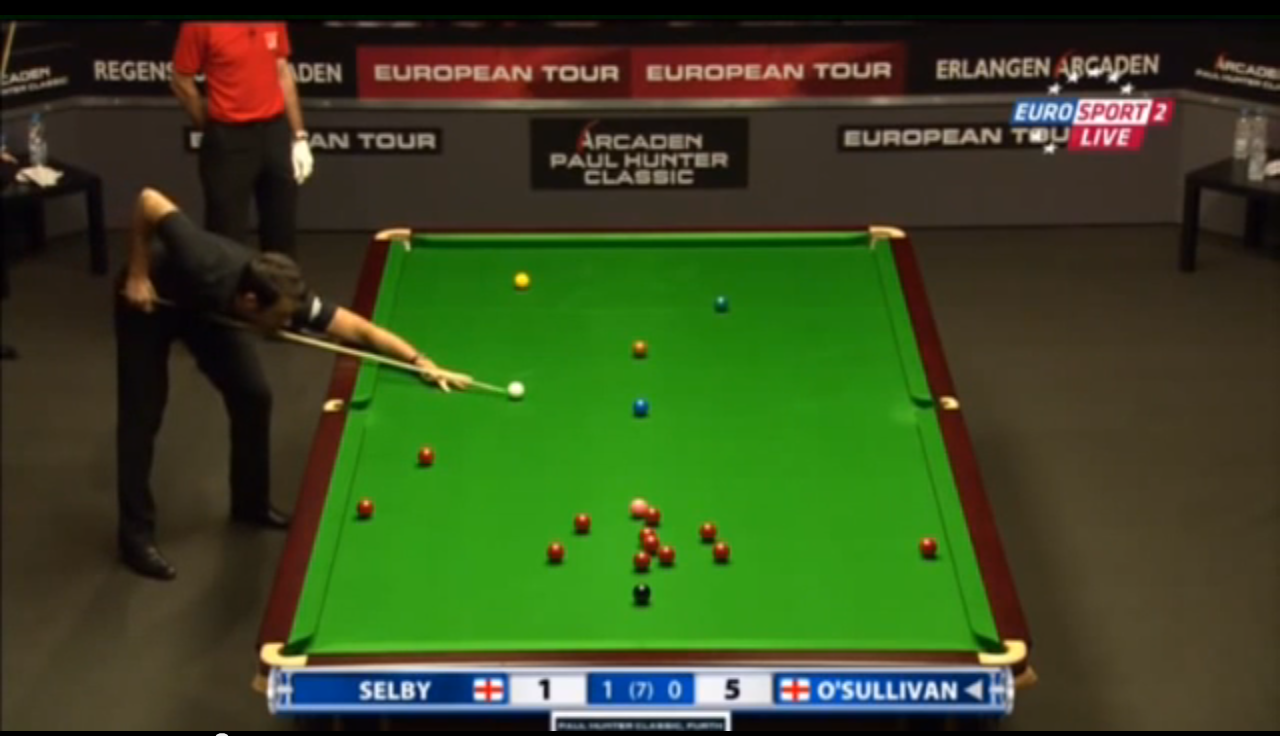
%> input picture res/table_test-6.png, 1280 x 736 px
$ octave playground_green_ball_kanten.m   (GNU Octave 9; MATLAB toolbox functions it lacks are replaced by stand-ins)
%> lines starting %> are read from the running program, lines starting %| are printed output that depends on the picture; in (x1, y1, x2, y2) boxes, pixels count from 0 and x2, y2 are one past the last pixel; in counts of white or black regions, pixels touching at a corner belong together; the program's own positions count from 1
%> further down, img is the input picture: size 736x1280x3 uint8; mean R, G, B 58.3, 73.6, 33.7
### table_mask.m
function [ result ] = table_mask( input )
%TABLE_MASK makes a binary mask for a pool or snooker table
%   @author Maximilian Irro

%create color transformation structure
cform = makecform('srgb2lab');

% transform into L*a*b color space
input_lab = applycform(input, cform);
%> input_lab: size 736x1280x3 uint8; mean of channels 1, 2, 3 75.6, 120.1, 147.9

% extract the red-green chroma component
rg_chroma = input_lab(:,:,2);
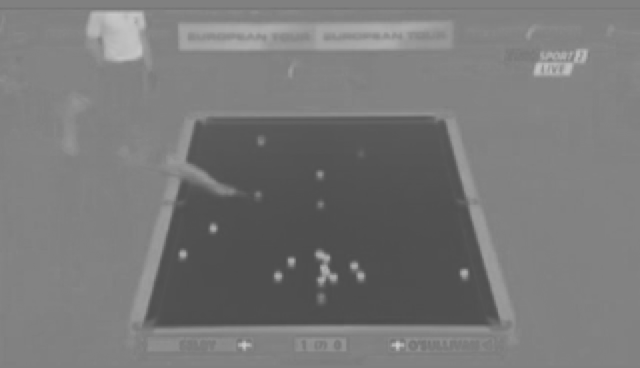
%> rg_chroma: size 736x1280 uint8 (shown at 1/2 size); min 76, max 204, mean 120.1

% make a binary image
THRESHOLD = 0.45;
BW = im2bw(rg_chroma, THRESHOLD);
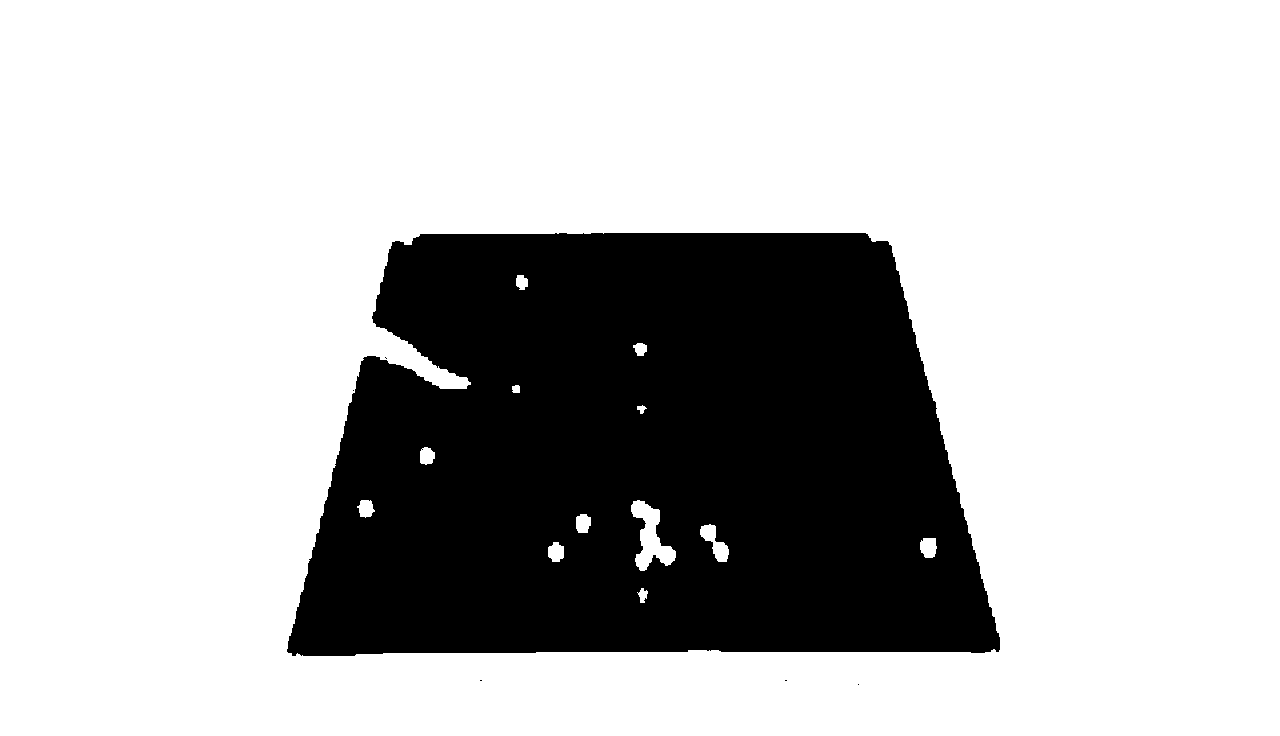
%> BW: size 736x1280 logical; 73.8% white; 6 black regions (5 under 20 px), largest, box (x1, y1, x2, y2) and area: (287, 233, 1000, 656) 246823

% now everything except the table is 1,
% but we need this the other way around
BW_inv = imcomplement(BW);

% fill all holes in the segmented table
% holes are balls (mind the bad dirty joke!)
BW_filled = imfill(BW_inv, 'holes');
%> BW_filled: size 736x1280 logical; 26.6% white; 6 white regions (5 under 20 px), largest, box (x1, y1, x2, y2) and area: (287, 233, 1000, 656) 250525

BW_filled = bwmorph(BW_filled,'thin',5);
%> BW_filled: size 736x1280 logical; 25.4% white; 6 white regions (5 under 20 px), largest, box (x1, y1, x2, y2) and area: (290, 238, 997, 655) 239489

% convert it to uint8 to make it compatible with an image
mask = uint8(BW_filled);

% replicate the matrix 3 times, to combine it with a color image
mask3 = repmat( mask, [1 1 3]);

% return only the game table
result = mask3;

end

### deprecated/playground_green_ball_kanten.m
path = ['res',filesep,'table_test-6.png'];
img = imread(path);
mask = table_mask(img);
masked_img = img .* mask;
im_gray = rgb2gray(masked_img);

%kernel = [10,9,10,0,0,0,-10,-9,-10];
%kernel = [ 15,10,10; 0,0,0; -15,-10,-15 ];


%kernel = [ 0,0,2,0,0,; 0,2,0,2,0; -1,0,0,0,-1; 0,-2,0,-2,0; 0,0,-2,0,0];
kernel = [ 0,-2,-2,-2,0; -2,0,0,0,-2; 2,0,0,0,2; 2,0,0,0,2; 0,-2,-2,-2,0];

im_gradient = imfilter(im_gray, kernel);

imshow(im_gradient)

h = fspecial('gaussian');
im_gradient = imfilter(im_gradient, h);
imshow(im_gradient)

im_bw = im2bw(im_gradient);
%> im_bw: size 736x1280 logical; 0.11% white in thin lines or dots, all inside (x1, y1, x2, y2) = (291, 238, 997, 685)
imshow(im_bw)

im_thickend = bwmorph(im_bw,'thicken',6);
%> im_thickend: size 736x1280 logical; 1.5% white; 155 white regions (14 under 20 px), largest, box (x1, y1, x2, y2) and area: (591, 232, 861, 245) 3465, (417, 233, 554, 246) 1730, (436, 388, 471, 401) 371
imshow(im_thickend)

[centers, radii] = imfindcircles(im_thickend,[10 15], 'ObjectPolarity','bright', 'Sensitivity',0.93);
%> centers = [481.6 680.6; 786.6 680.6; 859 684.6; 332.7 491.7; 387.7 280.9; 437.9 367; 941.8 441.9; 454 395.1; 638.1 239.8]; radii = [10.24; 10.24; 10.24; 10.24; 12.56; 10.24; 10; 14.33; 10]
%h = viscircles(centers,radii);

% Jetzt erzeugen wir eine neue Maske aus den erkannten Punkten.
ball_mask = zeros(size(im_gray));
for i=1:size(radii)
    cx = round(centers(i,2));
    cy = round(centers(i,1));
    %radius = radii(i);
    ball_mask(cx,cy) = 1;
end
%> this loop made 9 passes
%> (cx, cy) on passes 1 to 8: (681, 482), (681, 787), (685, 859), (492, 333), (281, 388), (367, 438), (442, 942), (395, 454)
%> ball_mask: size 736x1280 double; values 0 (black) and 1 (white), 0% white in thin lines or dots, all inside (x1, y1, x2, y2) = (332, 239, 942, 685)

ball_mask = bwmorph(ball_mask,'thicken',15);
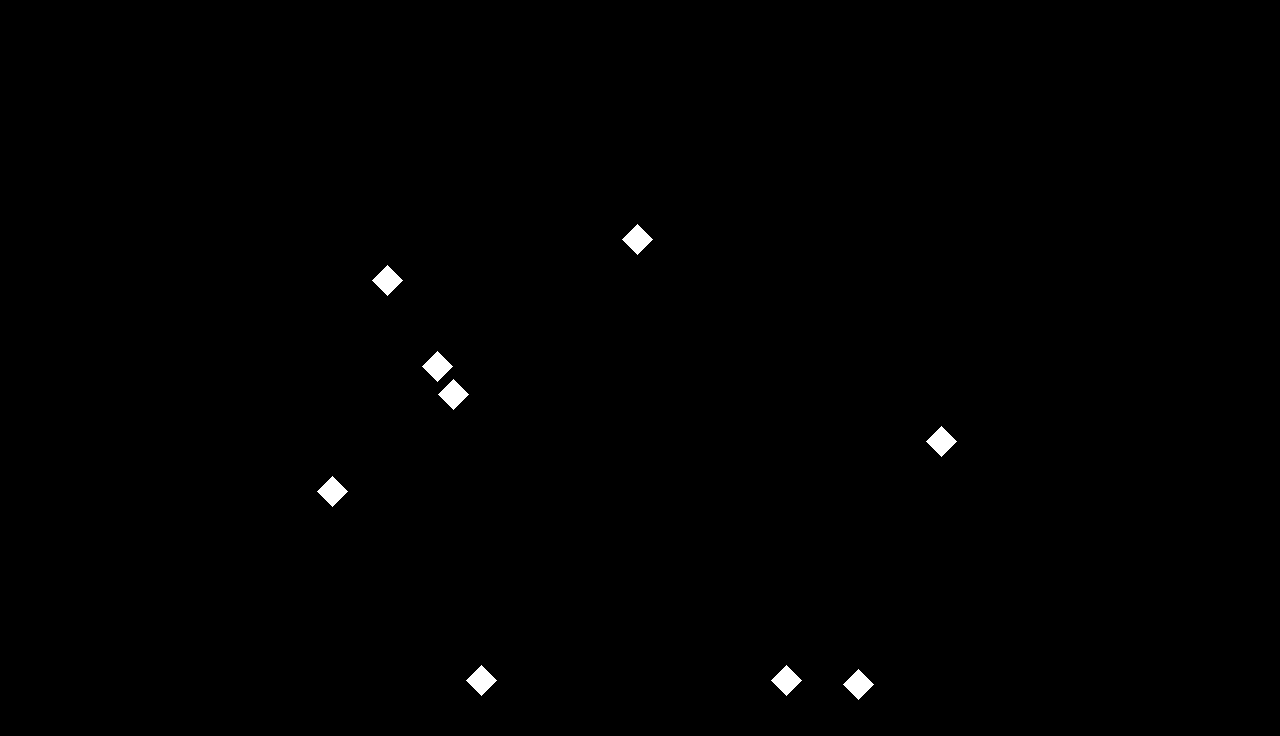
%> ball_mask: size 736x1280 logical; 0.46% white; 9 white regions, largest, box (x1, y1, x2, y2) and area: (622, 224, 653, 255) 481, (372, 265, 403, 296) 481, (422, 351, 453, 382) 481
imshow(ball_mask)

ball_mask = repmat( uint8(ball_mask), [1 1 3]);

$ run again, with res/table_test-1.png copied over res/table_test-6.png
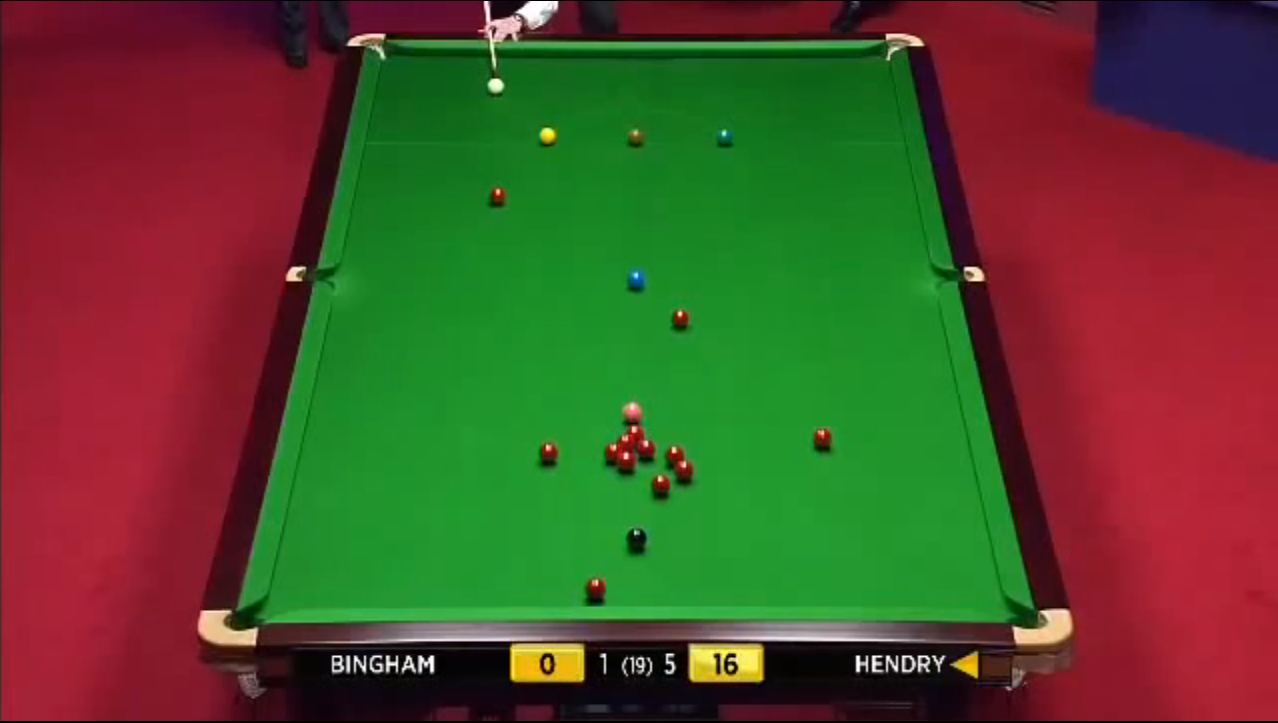
%> input picture res/table_test-1.png, 1278 x 723 px
%> img is the input picture: size 723x1278x3 uint8; mean R, G, B 82.2, 75.1, 42.9
%> input_lab: size 723x1278x3 uint8; mean of channels 1, 2, 3 94.9, 131.2, 154.2
%> in table_mask, `BW = im2bw(rg_chroma, THRESHOLD);`:
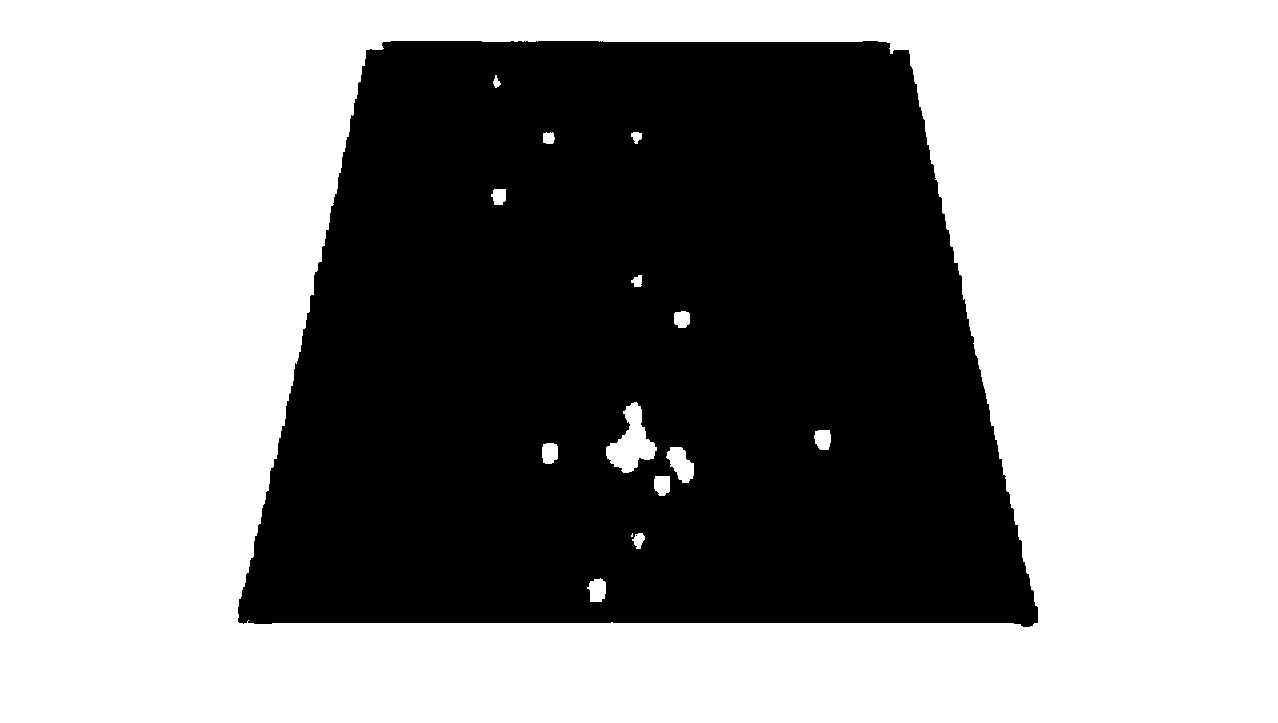
%> BW: size 723x1278 logical; 58.5% white; 2 black regions (1 under 20 px), largest, box (x1, y1, x2, y2) and area: (238, 41, 1038, 627) 383758
%> mask3: size 723x1278x3 uint8; values 0 (black) and 1 (white), 40.7% white; 1 white region, box (x1, y1, x2, y2) and area: (242, 45, 1033, 622) 375831
%> im_bw: size 723x1278 logical; 0.13% white in thin lines or dots, all inside (x1, y1, x2, y2) = (241, 46, 1035, 609)
%> `im_thickend = bwmorph(im_bw,'thicken',6);`:
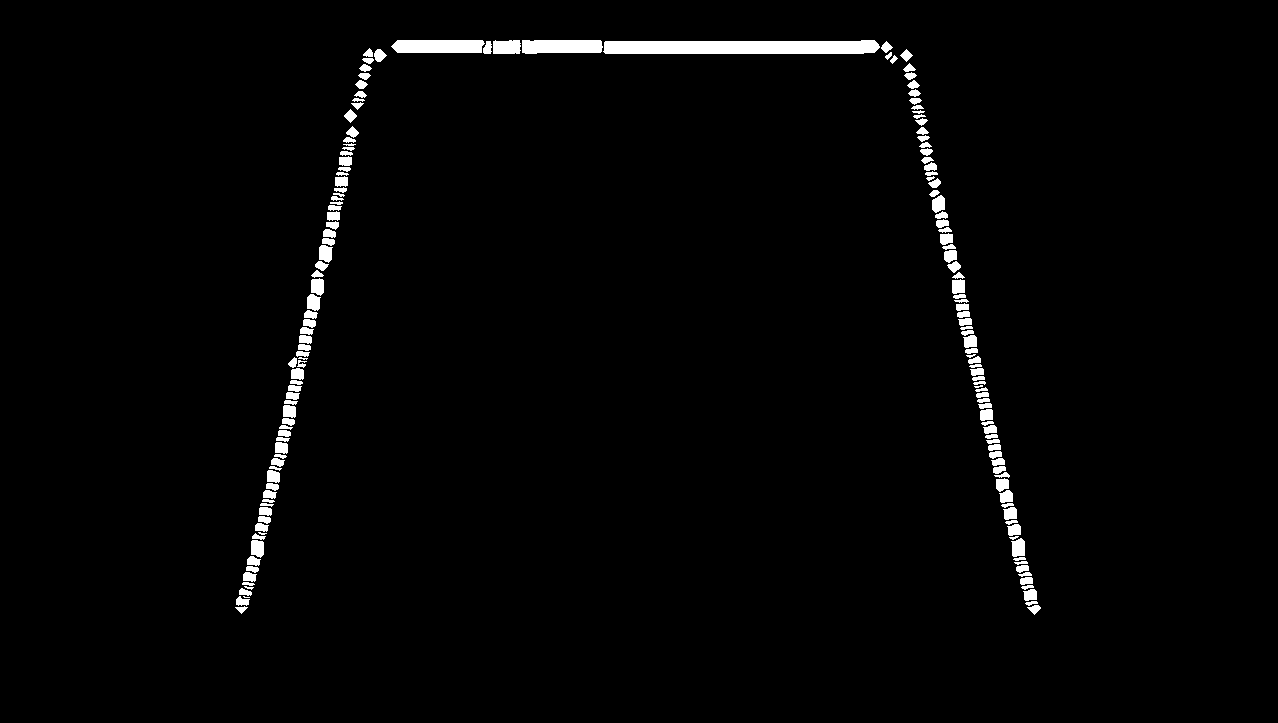
%> im_thickend: size 723x1278 logical; 1.9% white; 161 white regions (5 under 20 px), largest, box (x1, y1, x2, y2) and area: (603, 40, 880, 54) 3559, (391, 40, 485, 53) 1152, (522, 40, 603, 54) 1048
%> centers = [300.1 363.1; 927.4 155; 366.5 75.35; 458.9 47.28]; radii = [11.99; 11.55; 14.6; 10]
%> the loop `for i=1:size(radii)` made 4 passes
%> (cx, cy) on passes 1 to 4: (363, 300), (155, 927), (75, 366), (47, 459)
